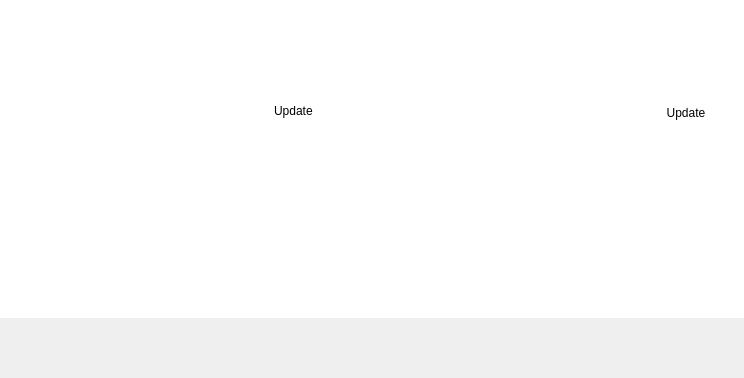
<?xml version="1.0" encoding="UTF-8"?>
<ui version="4.0">
 <class>aboutWidget</class>
 <widget class="QWidget" name="aboutWidget">
  <property name="geometry">
   <rect>
    <x>0</x>
    <y>0</y>
    <width>744</width>
    <height>360</height>
   </rect>
  </property>
  <property name="windowTitle">
   <string>Dialog</string>
  </property>
  <property name="styleSheet">
   <string notr="true"> QScrollBar:vertical {
     border: 1px solid palette(mid);
     background: palette(base);
     width: 12px;
     margin: 5px 0 5px 2;
 }
 QScrollBar::handle:vertical {
     background: palette(mid);
     min-height: 12px;
 }
 QScrollBar::add-line:vertical {
     border: none;
     background: none;
     height: 0px;
     subcontrol-position: bottom;
     subcontrol-origin: margin;
 }

 QScrollBar::sub-line:vertical {
     border: none;
     background: none;
     height: 0px;
     subcontrol-position: top;
     subcontrol-origin: margin;
 }
 QScrollBar::up-arrow:vertical, QScrollBar::down-arrow:vertical {
     border: none;
     width: 0px;
     height: 0px;
     background: none;
 }

 QScrollBar::add-page:vertical, QScrollBar::sub-page:vertical {
     background: none;
 }</string>
  </property>
  <layout class="QVBoxLayout" name="verticalLayout">
   <property name="spacing">
    <number>0</number>
   </property>
   <property name="margin">
    <number>0</number>
   </property>
   <item>
    <widget class="QFrame" name="horizontalFrame">
     <property name="sizePolicy">
      <sizepolicy hsizetype="Minimum" vsizetype="MinimumExpanding">
       <horstretch>0</horstretch>
       <verstretch>0</verstretch>
      </sizepolicy>
     </property>
     <property name="styleSheet">
      <string notr="true">background-color: palette(base);
color: palette(text);</string>
     </property>
     <layout class="QGridLayout" name="gridLayout">
      <item row="2" column="2" rowspan="4">
       <widget class="QStackedWidget" name="stackedWidget">
        <property name="sizePolicy">
         <sizepolicy hsizetype="Preferred" vsizetype="MinimumExpanding">
          <horstretch>10</horstretch>
          <verstretch>10</verstretch>
         </sizepolicy>
        </property>
        <property name="lineWidth">
         <number>0</number>
        </property>
        <property name="currentIndex">
         <number>0</number>
        </property>
        <widget class="QWidget" name="blablaPage">
         <property name="sizePolicy">
          <sizepolicy hsizetype="Preferred" vsizetype="MinimumExpanding">
           <horstretch>0</horstretch>
           <verstretch>0</verstretch>
          </sizepolicy>
         </property>
         <layout class="QVBoxLayout" name="verticalLayout_2">
          <property name="margin">
           <number>0</number>
          </property>
          <item>
           <widget class="QWidget" name="update" native="true">
            <layout class="QHBoxLayout" name="updateLayout">
             <item>
              <widget class="QLabel" name="UpdateLabel">
               <property name="sizePolicy">
                <sizepolicy hsizetype="MinimumExpanding" vsizetype="Minimum">
                 <horstretch>0</horstretch>
                 <verstretch>0</verstretch>
                </sizepolicy>
               </property>
               <property name="styleSheet">
                <string notr="true">margin-bottom: 8px;margin-top: 4px;</string>
               </property>
               <property name="text">
                <string>Update</string>
               </property>
              </widget>
             </item>
             <item>
              <widget class="QPushButton" name="checkUpdates">
               <property name="sizePolicy">
                <sizepolicy hsizetype="Minimum" vsizetype="Minimum">
                 <horstretch>0</horstretch>
                 <verstretch>0</verstretch>
                </sizepolicy>
               </property>
               <property name="text">
                <string>Update</string>
               </property>
               <property name="flat">
                <bool>true</bool>
               </property>
              </widget>
             </item>
            </layout>
           </widget>
          </item>
          <item>
           <widget class="QLabel" name="MainBlabla">
            <property name="sizePolicy">
             <sizepolicy hsizetype="MinimumExpanding" vsizetype="MinimumExpanding">
              <horstretch>0</horstretch>
              <verstretch>0</verstretch>
             </sizepolicy>
            </property>
            <property name="styleSheet">
             <string notr="true">padding-right: 20px;</string>
            </property>
            <property name="alignment">
             <set>Qt::AlignLeading|Qt::AlignLeft|Qt::AlignTop</set>
            </property>
            <property name="wordWrap">
             <bool>true</bool>
            </property>
            <property name="openExternalLinks">
             <bool>true</bool>
            </property>
           </widget>
          </item>
         </layout>
        </widget>
        <widget class="QTextEdit" name="licensePage">
         <property name="font">
          <font>
           <family>Courier</family>
           <pointsize>9</pointsize>
          </font>
         </property>
         <property name="frameShadow">
          <enum>QFrame::Plain</enum>
         </property>
         <property name="textInteractionFlags">
          <set>Qt::TextSelectableByKeyboard|Qt::TextSelectableByMouse</set>
         </property>
        </widget>
        <widget class="QTextEdit" name="authorsPage">
         <property name="frameShadow">
          <enum>QFrame::Plain</enum>
         </property>
         <property name="textInteractionFlags">
          <set>Qt::NoTextInteraction</set>
         </property>
        </widget>
        <widget class="QTextEdit" name="creditPage">
         <property name="frameShadow">
          <enum>QFrame::Plain</enum>
         </property>
         <property name="textInteractionFlags">
          <set>Qt::LinksAccessibleByKeyboard|Qt::LinksAccessibleByMouse</set>
         </property>
        </widget>
       </widget>
      </item>
      <item row="0" column="0" rowspan="6">
       <widget class="QLabel" name="VLCcone">
        <property name="sizePolicy">
         <sizepolicy hsizetype="Minimum" vsizetype="Minimum">
          <horstretch>0</horstretch>
          <verstretch>0</verstretch>
         </sizepolicy>
        </property>
        <property name="minimumSize">
         <size>
          <width>247</width>
          <height>300</height>
         </size>
        </property>
        <property name="autoFillBackground">
         <bool>false</bool>
        </property>
        <property name="lineWidth">
         <number>0</number>
        </property>
        <property name="text">
         <string/>
        </property>
        <property name="textFormat">
         <enum>Qt::PlainText</enum>
        </property>
        <property name="pixmap">
         <pixmap>:/logo/vlc256.png</pixmap>
        </property>
        <property name="scaledContents">
         <bool>false</bool>
        </property>
        <property name="margin">
         <number>20</number>
        </property>
       </widget>
      </item>
      <item row="0" column="2">
       <widget class="QLabel" name="title">
        <property name="sizePolicy">
         <sizepolicy hsizetype="MinimumExpanding" vsizetype="Preferred">
          <horstretch>0</horstretch>
          <verstretch>0</verstretch>
         </sizepolicy>
        </property>
        <property name="minimumSize">
         <size>
          <width>0</width>
          <height>50</height>
         </size>
        </property>
        <property name="baseSize">
         <size>
          <width>0</width>
          <height>0</height>
         </size>
        </property>
        <property name="alignment">
         <set>Qt::AlignBottom|Qt::AlignLeading|Qt::AlignLeft</set>
        </property>
       </widget>
      </item>
      <item row="1" column="2">
       <widget class="QLabel" name="version">
        <property name="sizePolicy">
         <sizepolicy hsizetype="Minimum" vsizetype="Maximum">
          <horstretch>0</horstretch>
          <verstretch>0</verstretch>
         </sizepolicy>
        </property>
        <property name="cursor">
         <cursorShape>PointingHandCursor</cursorShape>
        </property>
        <property name="styleSheet">
         <string notr="true">font: 75 12pt &quot;Sans Serif&quot;;
margin-bottom: 6px;</string>
        </property>
        <property name="text">
         <string/>
        </property>
       </widget>
      </item>
     </layout>
    </widget>
   </item>
   <item>
    <widget class="QFrame" name="footer">
     <property name="sizePolicy">
      <sizepolicy hsizetype="Preferred" vsizetype="Minimum">
       <horstretch>0</horstretch>
       <verstretch>0</verstretch>
      </sizepolicy>
     </property>
     <property name="minimumSize">
      <size>
       <width>0</width>
       <height>60</height>
      </size>
     </property>
     <property name="styleSheet">
      <string notr="true">background-color: palette(window); color: palette(window-text);</string>
     </property>
     <layout class="QHBoxLayout" name="horizontalLayout_2">
      <property name="margin">
       <number>0</number>
      </property>
      <item>
       <widget class="QLabel" name="authorsButton">
        <property name="cursor">
         <cursorShape>PointingHandCursor</cursorShape>
        </property>
        <property name="styleSheet">
         <string notr="true">padding: 10px</string>
        </property>
        <property name="alignment">
         <set>Qt::AlignCenter</set>
        </property>
       </widget>
      </item>
      <item>
       <widget class="QLabel" name="licenseButton">
        <property name="cursor">
         <cursorShape>PointingHandCursor</cursorShape>
        </property>
        <property name="styleSheet">
         <string notr="true">padding: 10px</string>
        </property>
        <property name="alignment">
         <set>Qt::AlignCenter</set>
        </property>
       </widget>
      </item>
      <item>
       <widget class="QLabel" name="creditsButton">
        <property name="cursor">
         <cursorShape>PointingHandCursor</cursorShape>
        </property>
        <property name="styleSheet">
         <string notr="true">padding: 10px;</string>
        </property>
        <property name="alignment">
         <set>Qt::AlignCenter</set>
        </property>
       </widget>
      </item>
     </layout>
    </widget>
   </item>
  </layout>
 </widget>
 <resources/>
 <connections/>
</ui>
